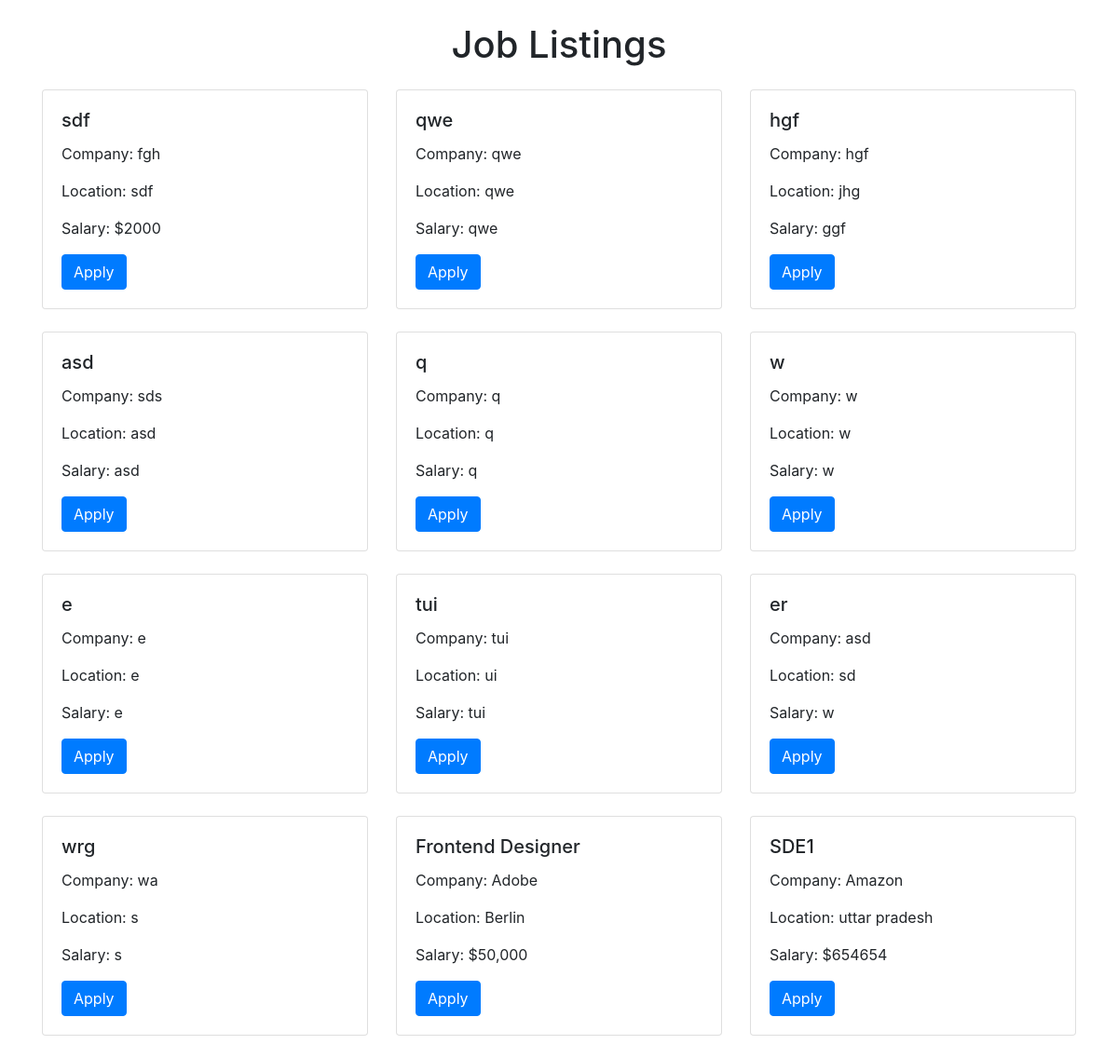
The page /job_list on the database as committed earlier.
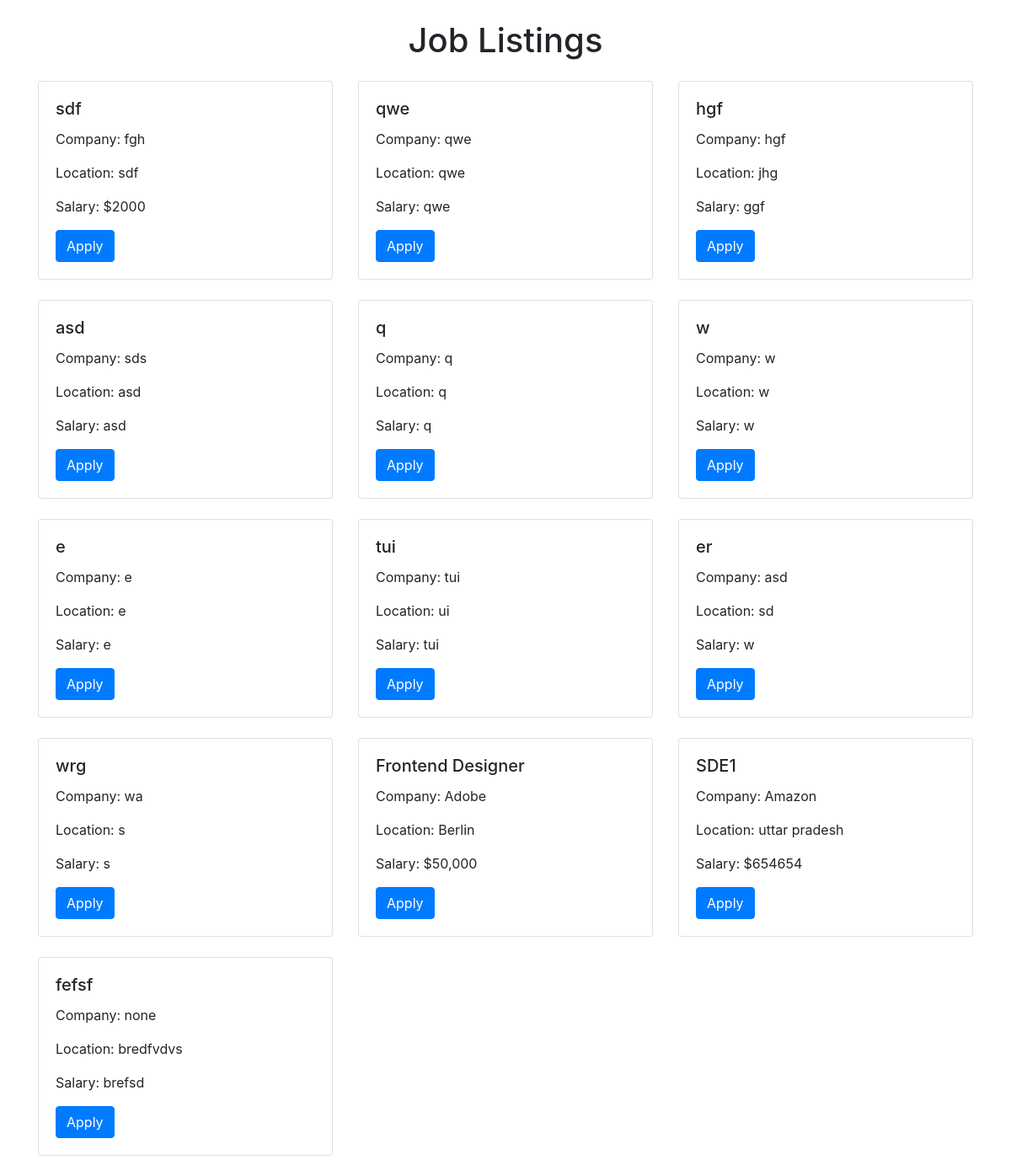
The same page on the database as committed later.
### app.py (models this page shows, shortened)
class Jobs(db.Model):
    __bind_key__ = "three"
    id = db.Column(db.Integer, primary_key=True)
    company = db.Column(db.String(100), nullable=False)
    location = db.Column(db.String(100), nullable=False)
    salary = db.Column(db.String(100), nullable=False)
    req = db.Column(db.String(1000), nullable=False)
    title = db.Column(db.String(100), nullable=False)
    desc = db.Column(db.String(1000), nullable=False)
    date = db.Column(db.DateTime, default=datetime.utcnow)

### app.py (the view)
@app.route("/job_list")
def job_list():
    allJobs = Jobs.query.all()
    return render_template("job_list.html", allJobs = allJobs)

### templates/job_list.html (shortened to what this page needs)
<!DOCTYPE html>
<html lang="en">
<head>
    <link href="https://maxcdn.bootstrapcdn.com/bootstrap/4.5.2/css/bootstrap.min.css" rel="stylesheet">
</head>
<body>
    <div class="container mt-4">
        <h1 class="text-center mb-4">Job Listings</h1>
        <div class="row">
            {% for jobs in allJobs %}
            <div class="col-md-4">
                <div class="card mb-4">
                    <div class="card-body">
                        <h5 class="card-title">{{jobs.title}}</h5>
                        <p class="card-text">Company: {{jobs.company}}</p>
                        <p class="card-text">Location: {{jobs.location}}</p>
                        <p class="card-text">Salary: {{jobs.salary}}</p>
                        <a href="/fill_form/{{jobs.id}}" class="btn btn-primary">Apply</a>
                    </div>
                </div>
            </div>
            {% endfor %}
        </div>
    </div>
</body>
</html>

Rows that differ between the two databases and show on the page:
added Jobs: title "fefsf", company "none", location "bredfvdvs", salary "brefsd"
